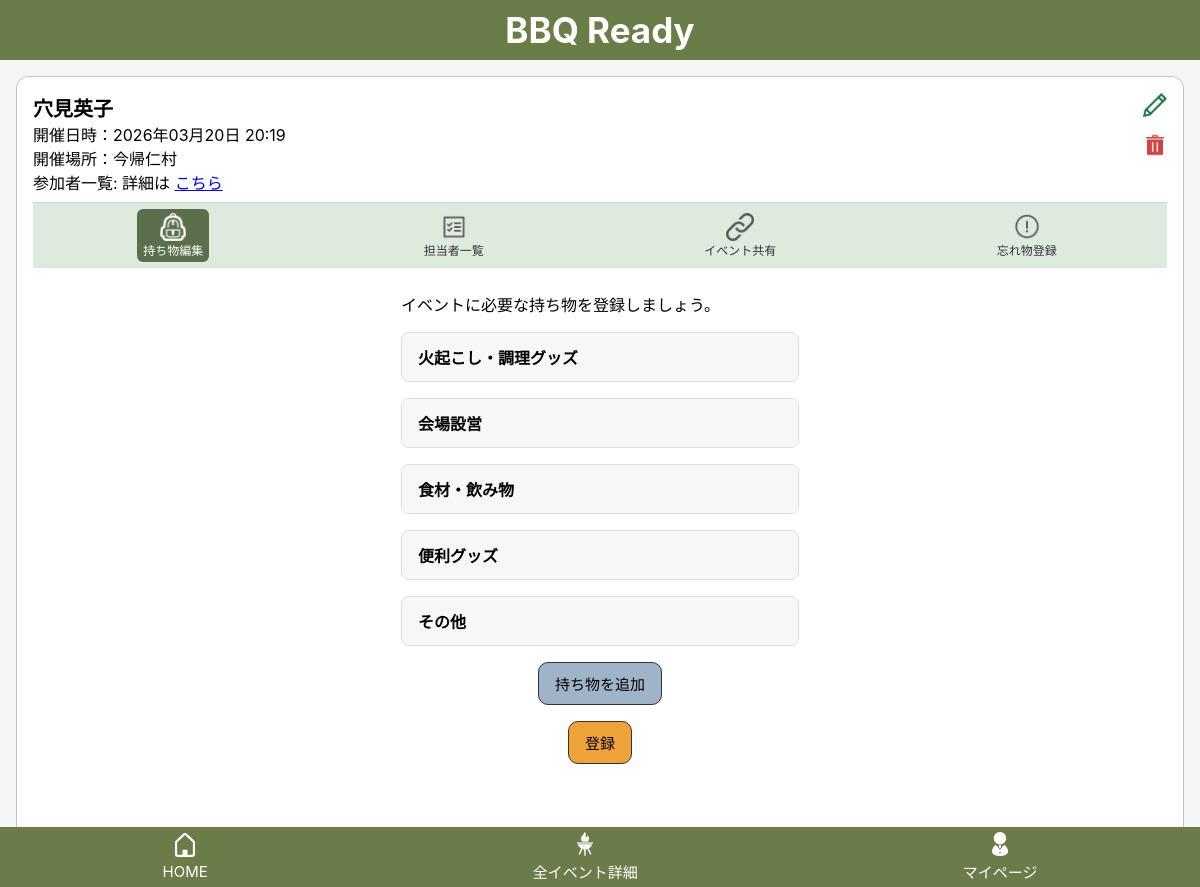
The app's page /events/140/items/ (signed in) with its own data.
### bbq_app/models.py (models this page shows, shortened)
class Event(models.Model):
    user = models.ForeignKey(settings.AUTH_USER_MODEL, on_delete=models.CASCADE, related_name="events")
    name = models.CharField("イベント名", max_length=30)
    held_at = models.DateTimeField("開催日時", null=True, blank=True)
    location = models.CharField("開催場所", max_length=50, blank=True)
    created_at = models.DateTimeField("作成日時", auto_now_add=True)
    updated_at = models.DateTimeField("更新日時", auto_now=True)

### bbq_app/views.py (the view)
# urls.py: path("events/<int:event_id>/items/", views.item_edit, name="item_edit"),
@login_required
def item_edit(request, event_id):
    event = get_object_or_404(Event, id=event_id, user=request.user)
    items = (
        EventItem.objects
        .filter(event=event, bbq_item__name__gt="")
        .select_related("bbq_item")
        .order_by("bbq_item__category", "bbq_item__name")
    )
    if request.method == "POST":
        selected_ids = set(request.POST.getlist("selected_items"))
        for event_item in items:
            event_item.is_selected = str(event_item.id) in selected_ids
        EventItem.objects.bulk_update(items, ["is_selected"])
        return redirect("item_edit", event_id=event.id)
    grouped_dict = {category_value: [] for category_value, _ in BbqItem.Category.choices}
    category_labels = dict(BbqItem.Category.choices)
    for event_item in event.event_items.select_related("bbq_item").all():
        grouped_dict[event_item.bbq_item.category].append(event_item)
    grouped_items = []
    for category, event_items in grouped_dict.items():
        grouped_items.append({
            "label": category_labels[category],
            "items": event_items,
        })
    context = {
        "event": event,
        "grouped_items": grouped_items,
    }
    return render(request, "bbq_app/item_edit.html", context)

### bbq_app/templates/bbq_app/item_edit.html (shortened to what this page needs)
{% extends "bbq_app/base.html" %}
{% block header %}
  {% include "bbq_app/partials/event_header.html" %}
{% endblock %}
{% block content %}
<p>
    イベントに必要な持ち物を登録しましょう。
</p>
<form method="post">
    {% for group in grouped_items %}
        <details class="item-accordion">
            <summary class="item-accordion__summary">
                {{ group.label }}
            </summary>
        </details>
    {% endfor %}
    <div class="item-add-button">
        <button type="button" class="btn btn-secondary" onclick="openAddItemModal()">
            持ち物を追加
        </button>
    </div>
    <div class="item-save-button">
        <button type="submit" class="btn btn-primary">
            登録
        </button>
    </div>
</form>
{% endblock %}

### bbq_app/templates/bbq_app/partials/event_header.html (shortened to what this page needs)
{% load static %}
{% include "bbq_app/partials/top_bar.html" %}
{% if event %}
<div class="event-header">
  <div class="event_header__top">
    <div>
      <div class="event-header__title">{{ event.name }}</div>
      <div class="event-header__meta">
        開催日時：{{ event.held_at|date:"Y年m月d日 H:i" }}<br>
        開催場所：{{ event.location }}<br>
        参加者一覧: 詳細は
        <a href="#" onclick="openParticipantsModal(); return false;">こちら</a>
      </div>
    </div>
    <div class="event-header__actions">
      <a href="{% url 'event_edit' event.id %}">
        <img src="{% static 'bbq_app/images/pencil.png' %}" width="24">
      </a>
      <a href="#" onclick="openDeleteModal({{ event.id }}); return false;">
        <img src="{% static 'bbq_app/images/trashcan.png' %}" width="24">
      </a>
    </div>
  </div>
  <div class="event-header__nav">
    <a href="{% url 'item_edit' event.id %}"
       class="{% if request.resolver_match.url_name == 'item_edit' %}active{% endif %}">
      <img src="{% static 'bbq_app/images/item_edit.png' %}" width="28">
      <span>持ち物編集</span>
    </a>
    <a href="{% url 'item_assign' event.id %}"
       class="{% if request.resolver_match.url_name == 'item_assign' %}active{% endif %}">
      <img src="{% static 'bbq_app/images/event_participants.png' %}" width="28">
      <span>担当者一覧</span>
    </a>
    <a href="{% url 'event_share' event.id %}"
       class="{% if request.resolver_match.url_name == 'event_share' %}active{% endif %}">
      <img src="{% static 'bbq_app/images/event_share.png' %}" width="28" alt="共有">
      <span>イベント共有</span>
    </a>
    <a href="#"
       onclick="openForgotModal(); return false;">
      <img src="{% static 'bbq_app/images/forgot_item.png' %}" width="28">
      <span>忘れ物登録</span>
    </a>
  </div>
{% endif %}

### bbq_app/static/bbq_app/css/style.css (style rules this page uses)
body { margin: 0; background: #f5f5f5; font-family: -apple-system, BlinkMacSystemFont, "Helvetica Neue", sans-serif; }
.btn { display: inline-block; padding: 10px 16px; border-radius: 10px; border: 1px solid #333; font-size: 15px; cursor: pointer; text-align: center; }
.btn-primary { background:#f0a23a; color:black; }
.btn-secondary { background:#9fb4c9; color:black; }
.event-header { background: white; border: 1px solid #c3c3c3; border-radius: 12px; margin: 16px; padding: 16px; margin-top: 76px; position: relative; }
.event-header__title { font-size: 20px; font-weight: 600; }
.event-header__nav { display: flex; justify-content: space-around; background: #dfeadf; padding: 6px 0; border-top: 1px solid #c7d9c7; margin-top: 8px; }
.event-header__nav a { display: flex; flex-direction: column; align-items: center; text-decoration: none; font-size: 12px; color: #333; padding: 4px 6px; border-radius: 6px; transition: 0.2s; }
.event-header__actions { position: absolute; top: 16px; right: 16px; display: flex; flex-direction: column; gap: 12px; }
.event-header__actions a { text-decoration: none; }
.event-header__nav a.active { background: #5c6f4d; color: white; }
.event-header__nav a.active img { filter: brightness(0) invert(1); }
.item-accordion { margin-bottom: 16px; border: 1px solid #ddd; border-radius: 8px; background: #fff; overflow: hidden; }
.item-accordion__summary { padding: 12px 16px; font-weight: bold; cursor: pointer; background: #f7f7f7; list-style: none; }
.item-add-button, .item-save-button { display: flex; justify-content: center; margin-top: 16px; }

### records on screen
Event: name "穴見英子", held_at "2026年03月20日 20:19", location "今帰仁村"

### other values on screen
{{ group.label }} "火起こし・調理グッズ" "会場設営" "食材・飲み物" "便利グッズ" "その他"
